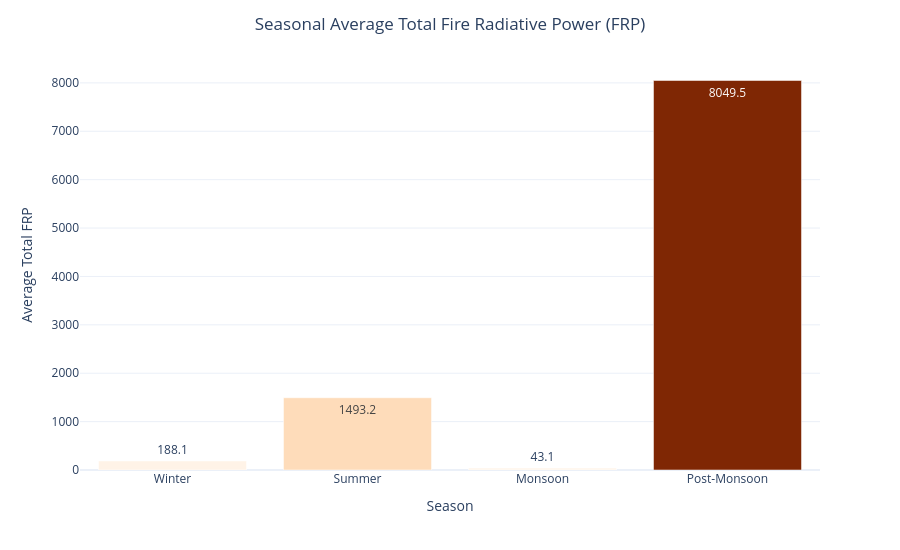

This figure's notebook cell:
### Markdown cell above
### 5.3.3 Seasonal Average Total Fire Radiative Power (FRP)

While the seasonal fire count represents the frequency of fire events, Total Fire Radiative Power (FRP) reflects their cumulative intensity. Analysing seasonal FRP helps determine whether periods of high fire intensity coincide with poor air quality, providing further evidence for the study's research objective.

### Code cell
fig = px.bar(
    seasonal_df,
    x="Season",
    y="Total_FRP",
    color="Total_FRP",
    color_continuous_scale="Oranges",
    text_auto=".1f"
)

fig.update_layout(
    title={
        "text": "Seasonal Average Total Fire Radiative Power (FRP)",
        "x": 0.5
    },
    xaxis_title="Season",
    yaxis_title="Average Total FRP",
    coloraxis_showscale=False,
    template="plotly_white"
)

fig.show()

### Figure 1 — Plotly figure (JSON) as saved in the notebook; plotly's stock layout.template omitted (floating-point values rounded to 4 significant figures)
{"data": [{"hovertemplate": "Season=%{x}<br>Total_FRP=%{marker.color}<extra></extra>", "legendgroup": "", "marker": {"color": [188.1, 1493.0, 43.12, 8050.0], "coloraxis": "coloraxis", "pattern": {"shape": ""}}, "name": "", "orientation": "v", "showlegend": false, "textposition": "auto", "texttemplate": "%{y:.1f}", "type": "bar", "x": ["Winter", "Summer", "Monsoon", "Post-Monsoon"], "xaxis": "x", "y": [188.1, 1493.0, 43.12, 8050.0], "yaxis": "y"}], "layout": {"barmode": "relative", "coloraxis": {"colorbar": {"title": {"text": "Total_FRP"}}, "colorscale": [[0, "rgb(255,245,235)"], [0.125, "rgb(254,230,206)"], [0.25, "rgb(253,208,162)"], [0.375, "rgb(253,174,107)"], [0.5, "rgb(253,141,60)"], [0.625, "rgb(241,105,19)"], [0.75, "rgb(217,72,1)"], [0.875, "rgb(166,54,3)"], [1, "rgb(127,39,4)"]], "showscale": false}, "height": 550, "legend": {"tracegroupgap": 0}, "margin": {"t": 60}, "title": {"text": "Seasonal Average Total Fire Radiative Power (FRP)", "x": 0.5}, "width": 900, "xaxis": {"anchor": "y", "domain": [0, 1], "title": {"text": "Season"}}, "yaxis": {"anchor": "x", "domain": [0, 1], "title": {"text": "Average Total FRP"}}}}
